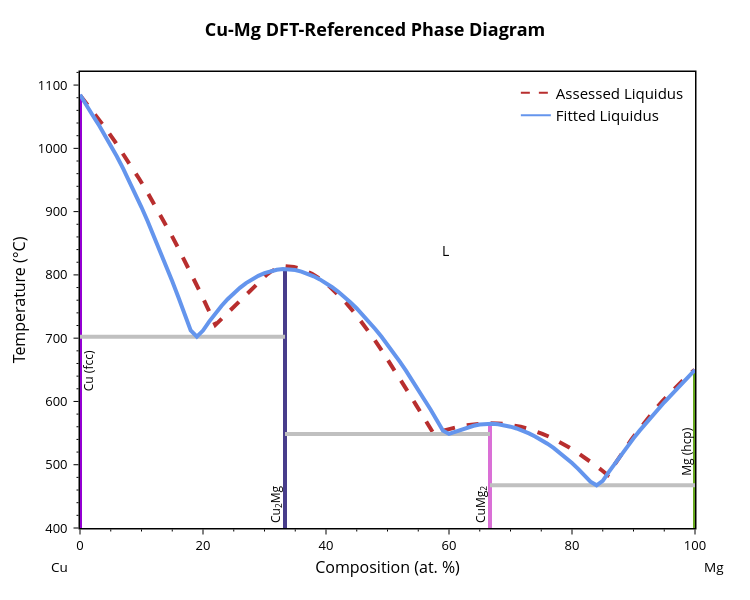
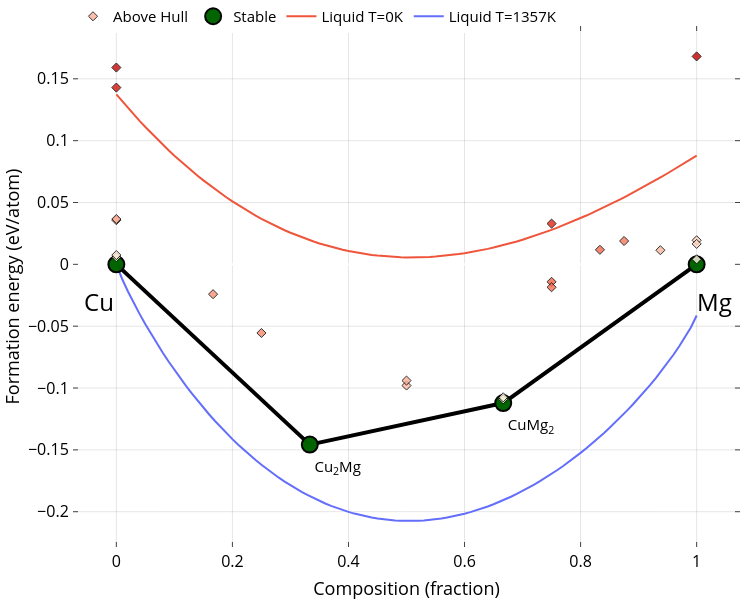

The cell these charts' notebook holds for them, in order:
### Markdown cell above
`BinaryLiquid.from_cache()` automatically imports the DFT (MP GGA) and assesed PD data (MPDS), provided the data exists in the cache directory (set from `gliquid.config`). If the data is missing from the cache, the user must provide API keys 

Once the data is imported, we can fit the DFT-referenced excess mixing parameters for the system, then generate plots to display the resulting DFT-referenced phase diagram (`'fit+liq'`), low temperature phase comparison (`'pc'`), *T* = 0 K DFT convex hull with overlaid liquid Gibbs free energy (`'ch+g'`), and Nelder-Mead optimization pathway (`'nmp'`)

### Code cell
from gliquid.binary import BinaryLiquid, BLPlotter

param_format = 'comb-exp'  # options: 'linear', 'combined', 'comb-exp'

cu_mg_system = BinaryLiquid.from_cache('Cu-Mg', param_format=param_format)

# n_opts controls how many constraint combinations are explored; higher values are slower but more thorough
fit_results = cu_mg_system.fit_parameters(verbose=True, n_opts=5)
best_fit = min(fit_results, key=lambda x: x.get('mae', float('inf')), default={})

print("\n--- Cu-Mg fitting results ---")
for field, value in best_fit.items():
    print(f"  {field.upper():12s}: {value:.3f}" if isinstance(value, float) else f"  {field.upper():12s}: {value}")

cu_mg_plotter = BLPlotter(cu_mg_system)
cu_mg_plotter.show('fit+liq')   # Fitted liquidus vs. digitized experimental data
cu_mg_plotter.show('pc')        # Compare the low temperature phase diagram with the DFT convex hull
cu_mg_plotter.show('ch+g')      # T=0K DFT convex hull with overlaid liquid G curves
cu_mg_plotter.show('nmp')       # Nelder-Mead optimization path through parameter space

### Figure 1 — Plotly figure (JSON) as saved in the notebook; plotly's stock layout.template omitted (floating-point values rounded to 4 significant figures)
{"data": [{"line": {"color": "#B82E2E", "dash": "dash", "width": 4}, "mode": "lines", "showlegend": false, "type": "scatter", "x": [0.03812, 1.448, 2.85, 4.236, 5.606, 6.96, 8.298, 9.62, 10.93, 12.22, 13.5, 14.76, 16.01, 17.24, 18.46, 19.66, 20.86, 22.01, 22.94, 23.87, 24.74, 25.57, 26.36, 27.11, 27.82, 28.49, 29.13, 29.73, 30.31, 30.86, 31.38, 31.89, 32.37, 32.83, 33.28, 34.77, 36.25, 37.71, 39.16, 40.6, 42.02, 43.44, 44.85, 46.26, 47.66, 49.06, 50.46, 51.86, 53.26, 54.66, 56.07, 57.47, 58.03, 58.61, 59.18, 59.75, 60.31, 60.86, 61.41, 61.95, 62.49, 63.02, 63.55, 64.08, 64.6, 65.12, 65.63, 66.15, 66.66, 67.94, 69.2, 70.44, 71.66, 72.85, 74.03, 75.18, 76.32, 77.44, 78.55, 79.63, 80.7, 81.76, 82.8, 83.83, 84.84, 85.81, 86.53, 87.3, 88.07, 88.85, 89.65, 90.45, 91.27, 92.1, 92.93, 93.78, 94.64, 95.5, 96.38, 97.27, 98.16, 99.06, 99.96], "y": [1084.0, 1067.0, 1049.0, 1031.0, 1012.0, 992.4, 972.4, 951.9, 930.9, 909.4, 887.4, 864.9, 841.9, 818.5, 794.6, 770.3, 745.6, 721.0, 729.8, 738.7, 747.2, 755.4, 763.2, 770.6, 777.5, 783.9, 789.8, 795.2, 799.9, 804.0, 807.4, 810.2, 812.2, 813.4, 813.9, 812.5, 808.3, 801.7, 792.8, 781.7, 768.6, 753.8, 737.5, 719.7, 700.7, 680.7, 659.9, 638.4, 616.4, 594.2, 571.8, 549.8, 551.4, 553.0, 554.6, 556.0, 557.4, 558.7, 559.9, 560.9, 561.9, 562.8, 563.5, 564.2, 564.7, 565.1, 565.4, 565.6, 565.7, 565.3, 564.2, 562.4, 559.9, 556.8, 553.1, 548.9, 544.1, 538.8, 533.1, 527.0, 520.5, 513.6, 506.4, 498.9, 491.2, 483.6, 494.8, 506.3, 517.5, 528.6, 539.5, 550.1, 560.6, 570.7, 580.7, 590.4, 599.8, 608.9, 617.8, 626.4, 634.6, 642.6, 650.1]}, {"hovertemplate": "label=Cu (fcc)<br>x=%{x}<br>t=%{y}<extra></extra>", "legendgroup": "Cu (fcc)", "line": {"color": "#9400D3", "dash": "solid", "width": 4}, "marker": {"symbol": "circle"}, "mode": "lines", "name": "Cu (fcc)", "orientation": "v", "showlegend": false, "type": "scatter", "x": [0, 0, 0, 0, 0, 0, 0, 0, 0, 0, 0, 0, 0, 0, 0, 0, 0, 0, 0, 0, 0], "xaxis": "x", "y": [-273.1, 702.3, 712.4, 738.7, 764.6, 789.9, 814.6, 838.7, 862.1, 884.8, 906.8, 928.1, 948.6, 968.2, 987.0, 1005.0, 1022.0, 1038.0, 1053.0, 1067.0, 1085.0], "yaxis": "y"}, {"hovertemplate": "label=MgCu2<br>x=%{x}<br>t=%{y}<extra></extra>", "legendgroup": "MgCu2", "line": {"color": "#483D8B", "dash": "solid", "width": 4}, "marker": {"symbol": "circle"}, "mode": "lines", "name": "MgCu2", "orientation": "v", "showlegend": false, "type": "scatter", "x": [33.33, 33.33, 33.33, 33.33, 33.33, 33.33, 33.33, 33.33, 33.33, 33.33, 33.33, 33.33, 33.33, 33.33, 33.33, 33.33, 33.33, 33.33, 33.33, 33.33, 33.33, 33.33, 33.33, 33.33, 33.33, 33.33, 33.33, 33.33, 33.33, 33.33, 33.33, 33.33, 33.33, 33.33, 33.33, 33.33, 33.33, 33.33, 33.33, 33.33, 33.33, 33.33, 33.33, 33.33], "xaxis": "x", "y": [-273.1, 548.7, 554.0, 570.8, 587.2, 603.3, 618.9, 634.1, 648.8, 663.0, 676.7, 689.9, 702.3, 702.5, 712.0, 714.6, 726.0, 726.2, 736.8, 739.1, 746.9, 750.9, 756.4, 761.6, 765.2, 771.2, 773.2, 779.6, 780.5, 787.0, 787.1, 792.8, 793.3, 797.8, 798.5, 801.9, 802.8, 805.2, 806.0, 807.6, 808.2, 809.2, 809.5, 809.8], "yaxis": "y"}, {"hovertemplate": "label=Mg2Cu<br>x=%{x}<br>t=%{y}<extra></extra>", "legendgroup": "Mg2Cu", "line": {"color": "#DA70D6", "dash": "solid", "width": 4}, "marker": {"symbol": "circle"}, "mode": "lines", "name": "Mg2Cu", "orientation": "v", "showlegend": false, "type": "scatter", "x": [66.67, 66.67, 66.67, 66.67, 66.67, 66.67, 66.67, 66.67, 66.67, 66.67, 66.67, 66.67, 66.67, 66.67, 66.67, 66.67, 66.67, 66.67, 66.67, 66.67, 66.67, 66.67, 66.67, 66.67, 66.67, 66.67, 66.67], "xaxis": "x", "y": [-273.1, 467.5, 473.3, 483.7, 493.5, 502.7, 511.2, 519.2, 526.5, 533.2, 539.3, 544.7, 548.7, 549.5, 552.0, 553.7, 555.9, 557.2, 559.1, 560.1, 561.6, 562.3, 563.4, 563.9, 564.6, 564.8, 565.0], "yaxis": "y"}, {"hovertemplate": "label=Mg (hcp)<br>x=%{x}<br>t=%{y}<extra></extra>", "legendgroup": "Mg (hcp)", "line": {"color": "#66A61E", "dash": "solid", "width": 4}, "marker": {"symbol": "circle"}, "mode": "lines", "name": "Mg (hcp)", "orientation": "v", "showlegend": false, "type": "scatter", "x": [100, 100, 100, 100, 100, 100, 100, 100, 100, 100, 100, 100, 100, 100, 100, 100, 100, 100], "xaxis": "x", "y": [-273.1, 467.5, 474.5, 488.8, 502.6, 516.0, 529.0, 541.6, 553.8, 565.6, 577.0, 588.1, 598.7, 608.9, 618.8, 628.5, 637.9, 649.9], "yaxis": "y"}, {"hovertemplate": "x=%{x}<br>y=%{y}<extra></extra>", "legendgroup": "", "line": {"color": "Silver", "dash": "solid", "width": 4}, "marker": {"symbol": "circle"}, "mode": "lines", "name": "", "orientation": "v", "showlegend": false, "type": "scatter", "x": [33.33, 66.67], "xaxis": "x", "y": [548.7, 548.7], "yaxis": "y"}, {"hovertemplate": "x=%{x}<br>y=%{y}<extra></extra>", "legendgroup": "", "line": {"color": "Silver", "dash": "solid", "width": 4}, "marker": {"symbol": "circle"}, "mode": "lines", "name": "", "orientation": "v", "showlegend": false, "type": "scatter", "x": [0, 33.33], "xaxis": "x", "y": [702.3, 702.3], "yaxis": "y"}, {"hovertemplate": "x=%{x}<br>y=%{y}<extra></extra>", "legendgroup": "", "line": {"color": "Silver", "dash": "solid", "width": 4}, "marker": {"symbol": "circle"}, "mode": "lines", "name": "", "orientation": "v", "showlegend": false, "type": "scatter", "x": [66.67, 100], "xaxis": "x", "y": [467.5, 467.5], "yaxis": "y"}, {"hovertemplate": "label=L<br>x=%{x}<br>t=%{y}<extra></extra>", "legendgroup": "L", "line": {"color": "cornflowerblue", "dash": "solid", "width": 4}, "marker": {"symbol": "circle"}, "mode": "lines", "name": "L", "orientation": "v", "showlegend": false, "type": "scatter", "x": [0, 1, 2, 3, 4, 5, 6, 7.0, 8, 9, 10, 11, 12, 13, 14.0, 15, 16, 17, 18, 19, 20, 21, 22, 23, 24, 25, 26, 27, 28.0, 29.0, 30, 31, 32, 33, 34, 35, 36, 37, 38, 39, 40, 41, 42, 43, 44, 45, 46, 47, 48, 49, 50, 51, 52, 53, 54, 55.0, 56.0, 57.0, 58.0, 59, 60, 61, 62, 63, 64, 65, 66, 67, 68, 69, 70, 71, 72, 73, 74, 75, 76, 77, 78, 79, 80, 81, 82, 83, 84, 85, 86, 87, 88, 89, 90, 91, 92, 93, 94, 95, 96, 97, 98, 99, 100], "xaxis": "x", "y": [1085.0, 1067.0, 1053.0, 1038.0, 1022.0, 1005.0, 987.0, 968.2, 948.6, 928.1, 906.8, 884.8, 862.1, 838.7, 814.6, 789.9, 764.6, 738.7, 712.4, 702.3, 712.0, 726.2, 739.1, 750.9, 761.6, 771.2, 779.6, 787.0, 793.3, 798.5, 802.8, 806.0, 808.2, 809.5, 809.2, 807.6, 805.2, 801.9, 797.8, 792.8, 787.1, 780.5, 773.2, 765.2, 756.4, 746.9, 736.8, 726.0, 714.6, 702.5, 689.9, 676.7, 663.0, 648.8, 634.1, 618.9, 603.3, 587.2, 570.8, 554.0, 548.7, 552.0, 555.9, 559.1, 561.6, 563.4, 564.6, 564.8, 563.9, 562.3, 560.1, 557.2, 553.7, 549.5, 544.7, 539.3, 533.2, 526.5, 519.2, 511.2, 502.7, 493.5, 483.7, 473.3, 467.5, 474.5, 488.8, 502.6, 516.0, 529.0, 541.6, 553.8, 565.6, 577.0, 588.1, 598.7, 608.9, 618.8, 628.5, 637.9, 649.9], "yaxis": "y"}, {"line": {"color": "#B82E2E", "dash": "dash"}, "mode": "lines", "name": "Assessed Liquidus", "showlegend": true, "type": "scatter", "x": [null], "y": [null]}, {"marker": {"color": "cornflowerblue"}, "mode": "lines", "name": "Fitted Liquidus", "showlegend": true, "type": "scatter", "x": [null], "y": [null]}], "layout": {"annotations": [{"font": {"color": "black", "size": 12}, "showarrow": false, "text": "Cu (fcc)", "textangle": -90, "x": 1.5, "xanchor": "center", "y": 648.2, "yanchor": "middle"}, {"font": {"color": "black", "size": 12}, "showarrow": false, "text": "Mg (hcp)", "textangle": -90, "x": 98.5, "xanchor": "center", "y": 521.7, "yanchor": "middle"}, {"font": {"color": "black", "size": 12}, "showarrow": false, "text": "Cu<sub>2</sub>Mg", "textangle": -90, "x": 31.83, "xanchor": "center", "y": 437.5, "yanchor": "middle"}, {"font": {"color": "black", "size": 12}, "showarrow": false, "text": "CuMg<sub>2</sub>", "textangle": -90, "x": 65.17, "xanchor": "center", "y": 437.5, "yanchor": "middle"}, {"font": {"color": "black", "size": 14}, "showarrow": false, "text": "L", "x": 59.48, "y": 838.0}, {"font": {"color": "black", "size": 13.5}, "showarrow": false, "text": "Cu", "x": -0.05, "xanchor": "left", "xref": "paper", "y": -0.086, "yanchor": "middle", "yref": "paper"}, {"font": {"color": "black", "size": 13.5}, "showarrow": false, "text": "Mg", "x": 1.05, "xanchor": "right", "xref": "paper", "y": -0.086, "yanchor": "middle", "yref": "paper"}], "font": {"color": "black", "size": 13}, "height": 600, "legend": {"font": {"size": 15}, "x": 0.99, "xanchor": "right", "y": 0.99, "yanchor": "top"}, "margin": {"b": 72, "r": 55, "t": 72}, "plot_bgcolor": "white", "showlegend": true, "title": {"font": {"color": "black", "size": 18}, "text": "<b>Cu-Mg DFT-Referenced Phase Diagram</b>", "x": 0.5, "xanchor": "center", "yanchor": "bottom"}, "width": 750, "xaxis": {"linecolor": "black", "linewidth": 1.5, "minor": {"nticks": 5, "tickcolor": "black", "ticklen": 2, "ticks": "outside", "tickwidth": 1}, "mirror": true, "range": [0, 100], "showline": true, "tickcolor": "black", "tickformat": ".0f", "ticklen": 5, "ticks": "outside", "tickwidth": 1, "title": {"font": {"size": 16}, "standoff": 8, "text": "Composition (at. %)"}}, "yaxis": {"linecolor": "black", "linewidth": 1.5, "minor": {"nticks": 5, "tickcolor": "black", "ticklen": 2, "ticks": "outside", "tickwidth": 1}, "mirror": true, "range": [400, 1121.0], "showline": true, "tickcolor": "black", "ticklen": 5, "ticks": "outside", "ticksuffix": " ", "tickwidth": 1, "title": {"font": {"size": 16}, "standoff": 8, "text": "Temperature (°C)"}}}}

### Figure 2 — Plotly figure (JSON) as saved in the notebook; plotly's stock layout.template omitted (floating-point values rounded to 4 significant figures)
{"data": [{"mode": "lines", "name": "Liquid T=1357K", "type": "scatter", "x": [0, 0.01, 0.02, 0.03, 0.04, 0.05, 0.06, 0.07, 0.08, 0.09, 0.1, 0.11, 0.12, 0.13, 0.14, 0.15, 0.16, 0.17, 0.18, 0.19, 0.2, 0.21, 0.22, 0.23, 0.24, 0.25, 0.26, 0.27, 0.28, 0.29, 0.3, 0.31, 0.32, 0.33, 0.34, 0.35, 0.36, 0.37, 0.38, 0.39, 0.4, 0.41, 0.42, 0.43, 0.44, 0.45, 0.46, 0.47, 0.48, 0.49, 0.5, 0.51, 0.52, 0.53, 0.54, 0.55, 0.56, 0.57, 0.58, 0.59, 0.6, 0.61, 0.62, 0.63, 0.64, 0.65, 0.66, 0.67, 0.68, 0.69, 0.7, 0.71, 0.72, 0.73, 0.74, 0.75, 0.76, 0.77, 0.78, 0.79, 0.8, 0.81, 0.82, 0.83, 0.84, 0.85, 0.86, 0.87, 0.88, 0.89, 0.9, 0.91, 0.92, 0.93, 0.94, 0.95, 0.96, 0.97, 0.98, 0.99, 1], "y": [-1.885e-17, -0.01184, -0.02192, -0.03126, -0.04005, -0.04842, -0.05642, -0.06408, -0.07144, -0.07853, -0.08535, -0.09192, -0.09825, -0.1044, -0.1102, -0.1159, -0.1214, -0.1267, -0.1317, -0.1366, -0.1413, -0.1458, -0.1501, -0.1543, -0.1583, -0.1621, -0.1657, -0.1692, -0.1725, -0.1757, -0.1786, -0.1815, -0.1841, -0.1867, -0.189, -0.1913, -0.1933, -0.1953, -0.197, -0.1987, -0.2002, -0.2015, -0.2027, -0.2038, -0.2047, -0.2055, -0.2062, -0.2067, -0.2071, -0.2073, -0.2075, -0.2075, -0.2073, -0.2071, -0.2067, -0.2061, -0.2055, -0.2047, -0.2038, -0.2028, -0.2016, -0.2003, -0.1989, -0.1974, -0.1957, -0.194, -0.1921, -0.19, -0.1879, -0.1856, -0.1832, -0.1807, -0.1781, -0.1753, -0.1724, -0.1694, -0.1663, -0.163, -0.1596, -0.1561, -0.1525, -0.1487, -0.1448, -0.1407, -0.1365, -0.1322, -0.1277, -0.1231, -0.1183, -0.1133, -0.1082, -0.1029, -0.09741, -0.0917, -0.08577, -0.07959, -0.07311, -0.06627, -0.05899, -0.05103, -0.0414]}, {"mode": "lines", "name": "Liquid T=0K", "type": "scatter", "x": [0, 0.01, 0.02, 0.03, 0.04, 0.05, 0.06, 0.07, 0.08, 0.09, 0.1, 0.11, 0.12, 0.13, 0.14, 0.15, 0.16, 0.17, 0.18, 0.19, 0.2, 0.21, 0.22, 0.23, 0.24, 0.25, 0.26, 0.27, 0.28, 0.29, 0.3, 0.31, 0.32, 0.33, 0.34, 0.35, 0.36, 0.37, 0.38, 0.39, 0.4, 0.41, 0.42, 0.43, 0.44, 0.45, 0.46, 0.47, 0.48, 0.49, 0.5, 0.51, 0.52, 0.53, 0.54, 0.55, 0.56, 0.57, 0.58, 0.59, 0.6, 0.61, 0.62, 0.63, 0.64, 0.65, 0.66, 0.67, 0.68, 0.69, 0.7, 0.71, 0.72, 0.73, 0.74, 0.75, 0.76, 0.77, 0.78, 0.79, 0.8, 0.81, 0.82, 0.83, 0.84, 0.85, 0.86, 0.87, 0.88, 0.89, 0.9, 0.91, 0.92, 0.93, 0.94, 0.95, 0.96, 0.97, 0.98, 0.99, 1], "y": [0.1374, 0.1319, 0.1265, 0.1212, 0.116, 0.111, 0.1061, 0.1014, 0.09673, 0.09223, 0.08786, 0.08361, 0.07949, 0.07549, 0.07162, 0.06786, 0.06423, 0.06072, 0.05733, 0.05406, 0.0509, 0.04786, 0.04493, 0.04212, 0.03942, 0.03684, 0.03436, 0.032, 0.02974, 0.02759, 0.02555, 0.02361, 0.02178, 0.02005, 0.01843, 0.01691, 0.01549, 0.01416, 0.01294, 0.01182, 0.01079, 0.009855, 0.009018, 0.008274, 0.007622, 0.007063, 0.006594, 0.006215, 0.005925, 0.005722, 0.005606, 0.005575, 0.005629, 0.005767, 0.005988, 0.00629, 0.006672, 0.007134, 0.007675, 0.008293, 0.008988, 0.009758, 0.0106, 0.01152, 0.01251, 0.01357, 0.01471, 0.01591, 0.01718, 0.01852, 0.01992, 0.02139, 0.02292, 0.02452, 0.02618, 0.0279, 0.02968, 0.03152, 0.03342, 0.03538, 0.03739, 0.03946, 0.04158, 0.04376, 0.04598, 0.04826, 0.05059, 0.05297, 0.05539, 0.05787, 0.06038, 0.06295, 0.06556, 0.06821, 0.0709, 0.07364, 0.07641, 0.07922, 0.08208, 0.08496, 0.08789]}, {"hoverinfo": "none", "line": {"color": "black", "width": 4}, "mode": "lines", "showlegend": false, "type": "scatter", "x": [0.3333, 0, null, 0.6667, 1, null, 0.3333, 0.6667, null], "y": [-0.1457, 0, null, -0.1121, 0, null, -0.1457, -0.1121, null]}, {"hoverinfo": "skip", "mode": "text", "name": "Labels (stable)", "opacity": 1, "showlegend": false, "text": ["Cu<sub>2</sub>Mg", "CuMg<sub>2</sub>"], "textposition": ["bottom right", "bottom right"], "type": "scatter", "visible": true, "x": [0.3413, 0.6747], "y": [-0.1587, -0.1251]}, {"error_y": {"array": [0, 0, 0, 0], "color": "gray", "thickness": 2.5, "type": "data", "width": 5}, "hoverinfo": "text", "hoverlabel": {"font": {"size": 14}}, "hovertext": ["Cu<sub>2</sub>Mg (mp-1038-GGA) <br>  Formation energy: -0.146 eV/atom <br>  (Stable)", "Cu (mp-30-GGA) <br>  Formation energy: 0.0 eV/atom <br>  (Stable)", "CuMg<sub>2</sub> (mp-2481-GGA) <br>  Formation energy: -0.112 eV/atom <br>  (Stable)", "Mg (mp-153-GGA) <br>  Formation energy: 0.0 eV/atom <br>  (Stable)"], "marker": {"color": "darkgreen", "line": {"color": "black", "width": 2}, "size": 16}, "mode": "markers", "name": "Stable", "opacity": 0.99, "showlegend": true, "type": "scatter", "x": [0.3333, 0, 0.6667, 1], "y": [-0.1457, 0, -0.1121, 0]}, {"hoverinfo": "text", "hoverlabel": {"font": {"size": 14}}, "hovertext": ["Cu (mp-1010136-GGA) <br>  Formation energy: 0.036 eV/atom <br>  Energy Above Hull: (+0.036 eV/atom)", "Cu (mp-1120774-GGA) <br>  Formation energy: 0.159 eV/atom <br>  Energy Above Hull: (+0.159 eV/atom)", "Cu (mp-989695-GGA) <br>  Formation energy: 0.006 eV/atom <br>  Energy Above Hull: (+0.006 eV/atom)", "Cu (mp-989782-GGA) <br>  Formation energy: 0.007 eV/atom <br>  Energy Above Hull: (+0.007 eV/atom)", "Cu (mp-998890-GGA) <br>  Formation energy: 0.037 eV/atom <br>  Energy Above Hull: (+0.037 eV/atom)", "Cu (mp-1059259-GGA) <br>  Formation energy: 0.143 eV/atom <br>  Energy Above Hull: (+0.143 eV/atom)", "Mg (mp-1056351-GGA) <br>  Formation energy: 0.019 eV/atom <br>  Energy Above Hull: (+0.019 eV/atom)", "Mg (mp-973364-GGA) <br>  Formation energy: 0.004 eV/atom <br>  Energy Above Hull: (+0.004 eV/atom)", "Mg (mp-110-GGA) <br>  Formation energy: 0.017 eV/atom <br>  Energy Above Hull: (+0.017 eV/atom)", "Mg (mp-1247180-GGA) <br>  Formation energy: 0.168 eV/atom <br>  Energy Above Hull: (+0.168 eV/atom)", "MgCu (mp-2672345-GGA) <br>  Formation energy: -0.098 eV/atom <br>  Energy Above Hull: (+0.031 eV/atom)", "MgCu (mp-972916-GGA) <br>  Formation energy: -0.094 eV/atom <br>  Energy Above Hull: (+0.035 eV/atom)", "MgCu<sub>3</sub> (mp-1185856-GGA) <br>  Formation energy: -0.056 eV/atom <br>  Energy Above Hull: (+0.054 eV/atom)", "MgCu<sub>5</sub> (mp-1185860-GGA) <br>  Formation energy: -0.024 eV/atom <br>  Energy Above Hull: (+0.049 eV/atom)", "Mg<sub>2</sub>Cu (mp-1052023-GGA) <br>  Formation energy: -0.109 eV/atom <br>  Energy Above Hull: (+0.003 eV/atom)", "Mg<sub>2</sub>Cu (mp-865014-GGA) <br>  Formation energy: -0.108 eV/atom <br>  Energy Above Hull: (+0.005 eV/atom)", "Mg<sub>3</sub>Cu (mp-1016224-GGA) <br>  Formation energy: 0.033 eV/atom <br>  Energy Above Hull: (+0.117 eV/atom)", "Mg<sub>3</sub>Cu (mp-978279-GGA) <br>  Formation energy: -0.014 eV/atom <br>  Energy Above Hull: (+0.07 eV/atom)", "Mg<sub>3</sub>Cu (mp-2479851-GGA) <br>  Formation energy: -0.019 eV/atom <br>  Energy Above Hull: (+0.066 eV/atom)", "Mg<sub>5</sub>Cu (mp-1185803-GGA) <br>  Formation energy: 0.012 eV/atom <br>  Energy Above Hull: (+0.068 eV/atom)", "Mg<sub>7</sub>Cu (mp-1016285-GGA) <br>  Formation energy: 0.019 eV/atom <br>  Energy Above Hull: (+0.061 eV/atom)", "Mg<sub>15</sub>Cu (mp-1023610-GGA) <br>  Formation energy: 0.011 eV/atom <br>  Energy Above Hull: (+0.032 eV/atom)"], "marker": {"color": [0.036, 0.159, 0.006, 0.007, 0.037, 0.143, 0.019, 0.004, 0.017, 0.168, 0.031, 0.035, 0.054, 0.049, 0.003, 0.005, 0.117, 0.07, 0.066, 0.068, 0.061, 0.032], "colorscale": [[0, "#fff5e3"], [0.5, "#f24324"], [1, "#c40000"]], "line": {"color": "black", "width": 1}, "opacity": 0.8, "size": 7, "symbol": "diamond"}, "mode": "markers", "name": "Above Hull", "showlegend": true, "type": "scatter", "x": [0, 0, 0, 0, 0, 0, 1, 1, 1, 1, 0.5, 0.5, 0.25, 0.1667, 0.6667, 0.6667, 0.75, 0.75, 0.75, 0.8333, 0.875, 0.9375], "y": [0.03571, 0.1591, 0.005766, 0.007492, 0.03664, 0.1429, 0.01944, 0.004049, 0.01652, 0.1681, -0.09798, -0.09397, -0.0555, -0.0241, -0.1091, -0.1075, 0.03292, -0.01414, -0.01851, 0.01174, 0.01888, 0.01142]}], "layout": {"annotations": [{"align": "center", "font": {"color": "#000000", "size": 24}, "opacity": 1, "showarrow": false, "text": "Cu", "x": -0.03, "xref": "x", "y": -0.03, "yref": "y"}, {"align": "center", "font": {"color": "#000000", "size": 24}, "opacity": 1, "showarrow": false, "text": "Mg", "x": 1.03, "xref": "x", "y": -0.03, "yref": "y"}], "autosize": true, "coloraxis": {"colorbar": {"x": 1, "y": 0.05, "yanchor": "top"}}, "font": {"color": "black", "size": 15}, "height": 600, "hovermode": "closest", "legend": {"orientation": "h", "tracegroupgap": 7, "traceorder": "reversed", "x": 0, "xanchor": "left", "y": 1.05}, "margin": {"b": 10, "l": 10, "pad": 0, "r": 10, "t": 0}, "paper_bgcolor": "white", "plot_bgcolor": "white", "showlegend": true, "width": 750, "xaxis": {"anchor": "y", "gridcolor": "rgba(0,0,0,0.1)", "mirror": "ticks", "nticks": 8, "showgrid": true, "showline": true, "side": "bottom", "tickfont": {"color": "black", "size": 16}, "ticks": "inside", "title": {"font": {"color": "#000000", "size": 18}, "text": "Composition (fraction)"}, "type": "linear", "zeroline": false}, "yaxis": {"anchor": "x", "gridcolor": "rgba(0,0,0,0.1)", "mirror": "ticks", "showgrid": true, "showline": true, "side": "left", "tickfont": {"color": "black", "size": 16}, "ticks": "inside", "title": {"font": {"color": "#000000", "size": 18}, "text": "Formation energy (eV/atom)"}, "type": "linear"}}}
